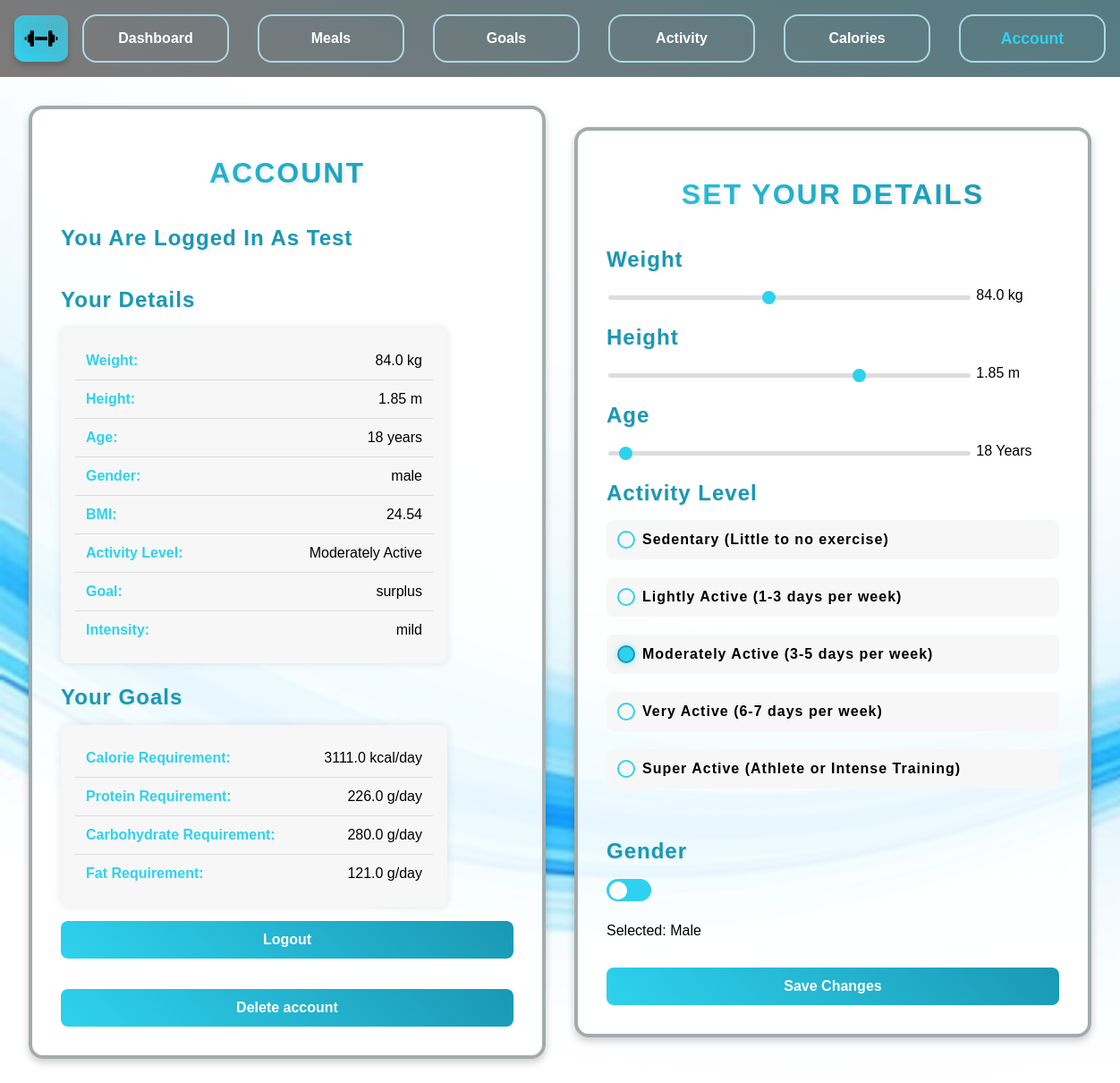
The app's page /account (signed in) with its own data.
### app.py (models this page shows, shortened)
class User(db.Model):
    id = db.Column(db.Integer, primary_key=True)
    username = db.Column(db.String(100))
    weight = db.Column(db.Float, default=90)
    height = db.Column(db.Float, default=1.75)
    age = db.Column(db.Integer, default=48)
    gender = db.Column(db.String(10), default='male')
    bmi = db.Column(db.Float)
    bmr = db.Column(db.Float)
    tdee = db.Column(db.Float)
    exercise_level = db.Column(db.String(20), default='sedentary')
    goal = db.Column(db.String(20), default='maintain')
    intensity = db.Column(db.String(20))
    caloriesRequired = db.Column(db.Float)
    proteinRatio = db.Column(db.Float)
    fatRatio = db.Column(db.Float)
    carbRatio = db.Column(db.Float)
    proteinRequired = db.Column(db.Float)
    fatRequired = db.Column(db.Float)
    carbRequired = db.Column(db.Float)
    caloriesRemaining = db.Column(db.Float)
    proteinRemaining = db.Column(db.Float)
    fatRemaining = db.Column(db.Float)
    carbRemaining = db.Column(db.Float)
    last_reset = db.Column(db.Date, default=lambda: datetime.now(timezone.utc).date())
    meals = db.relationship('UserMeals', backref='user', lazy=True, cascade="all, delete-orphan")

### app.py (the view, shortened to what this page needs)
@app.route('/account', methods=['POST', 'GET'])
def account():
    if 'username' not in session:
        return redirect(url_for('login'))
    username = session.get('username')
    found_user = User.query.filter_by(username=username).first()
    return render_template(
        'account.html', username=username, user_db=found_user)

### templates/account.html (shortened to what this page needs)
{% extends "base.html" %}
{% block content %}
<div class="content">
    <div class="section-box">
        <h1>Account</h1>
        <h3>You are logged in as {{username}}</h3>
        <h3>Your Details</h3>
        <ul class="user-list">
            <li><strong>Weight:</strong> {{ user_db.weight if user_db.weight else 90 }} kg</li>
            <li><strong>Height:</strong> {{ user_db.height if user_db.height else 1.75 }} m</li>
            <li><strong>Age:</strong> {{ user_db.age if user_db.age else 48 }} years</li>
            <li><strong>Gender:</strong> {{ user_db.gender if user_db.gender else 'male' }}</li>
            <li><strong>BMI:</strong> {{ user_db.bmi if user_db.bmi else 'Not Calculated' }}</li>
            <li><strong>Activity Level:</strong> {{ user_db.exercise_level.replace("_", " ").title() if user_db.exercise_level else 'Not Set' }}</li>
            <li><strong>Goal:</strong> {{ user_db.goal if user_db.goal else 'Not Set' }}</li>
            <li><strong>Intensity:</strong> {{ user_db.intensity if user_db.intensity else 'Not Set' }}</li>
        </ul>
        <h3>Your Goals</h3>
        <ul class="user-list">
            <li><strong>Calorie Requirement:</strong> {{ user_db.caloriesRequired if user_db.caloriesRequired else 'Not Set' }} kcal/day</li>
            <li><strong>Protein Requirement:</strong> {{ user_db.proteinRequired if user_db.proteinRequired else 'Not Set' }} g/day</li>
            <li><strong>Carbohydrate Requirement:</strong> {{ user_db.carbRequired if user_db.carbRequired else 'Not Set' }} g/day</li>
            <li><strong>Fat Requirement:</strong> {{ user_db.fatRequired if user_db.fatRequired else 'Not Set' }} g/day</li>
        </ul>
        <form method="POST" action='/account'>
            <button type="submit" name="action" value="logout">Logout</button>
        </form>
        <br>
        <form method="POST" action='/account'>
            <button type="submit" name="action" value="delete">Delete account</button>
        </form>
    </div>
    <div class='section-box'>
        <h1>Set Your Details</h1>
        <form method="POST" action="/account">
            <h3>Weight</h3><br>
            <input type="range" id="weightSlider" name="getWeight" min="40" max="140" step="1"
                value="{{ user_db.weight if user_db.weight else 70 }}"
                oninput="weightOutput.value = this.value">
            <output id="weightOutput">{{ user_db.weight if user_db.weight else 70 }}</output> kg
            <br>
            <h3>Height</h3><br>
            <input type="range" id="heightSlider" name="getHeight" min="1.50" max="2.00" step="0.01"
                value="{{ user_db.height if user_db.height else 1.75 }}"
                oninput="heightOutput.value = this.value">
            <output id="heightOutput">{{ user_db.height if user_db.height else 1.75 }}</output> m
            <br>
            <h3>Age</h3><br>
            <input type="range" id="ageSlider" name="getAge" min="16" max="80" step="1"
                value="{{ user_db.age if user_db.age else 25 }}"
                oninput="ageOutput.value = this.value">
            <output id="ageOutput">{{ user_db.age if user_db.age else 25 }}</output> Years
            <br>
            <h3>Activity Level</h3>
            <div class="activity-level">
                <label class="radio-button">
                    <span class="custom-radio"></span> Sedentary (Little to no exercise)
                </label>
                <label class="radio-button">
                    <span class="custom-radio"></span> Lightly Active (1-3 days per week)
                </label>
                <label class="radio-button">
                    <span class="custom-radio"></span> Moderately Active (3-5 days per week)
                </label>
                <label class="radio-button">
                    <span class="custom-radio"></span> Very Active (6-7 days per week)
                </label>
                <label class="radio-button">
                    <span class="custom-radio"></span> Super Active (Athlete or Intense Training)
                </label>
            </div>
            <h3>Gender</h3><br>
            <label class="switch">
                <span class="slider"></span>
            </label>
            <p>Selected: <span id="genderText">{% if gender == 'female' %}Female{% else %}Male{% endif %}</span></p>
            <button type="submit" name="action" value="updateDetails">Save Changes</button>
        </form>
    </div>
</div>
{% endblock %}

### static/style.css (style rules this page uses)
html, body { background-image: url("./images/background.jpg"); background-size: cover; background-attachment: fixed; height: 100%; margin: 0rem; display: flex; flex-direction: column; box-sizing: border-box; font-family: sans-serif; }
.section-box { display: flex; flex-direction: column; flex-grow: 1; border: 0.3rem solid rgb(163, 172, 172); padding: 2rem; margin: 1rem; border-radius: 1rem; background-color: rgba(255, 255, 255, 0.9); width: 40%; box-shadow: 0 0.25rem 0.5rem rgba(0, 0, 0, 0.2); transition: transform 0.3s ease-in-out; overflow: hidden; min-height: 16rem; }
.content { display: flex; flex-wrap: wrap; justify-content: space-between; align-items: center; padding: 1rem; }
h1 { font-size: 2rem; font-weight: bold; text-align: center; text-transform: uppercase; background: linear-gradient(45deg, #2ed2ee, #1a98b4); background-clip: text; -webkit-background-clip: text; color: transparent; letter-spacing: 2px; text-shadow: 2px 2px 4px rgba(0, 0, 0, 0.1); margin-bottom: 1rem; }
h3 { font-size: 1.5rem; font-weight: bold; color: #1a98b4; text-transform: capitalize; letter-spacing: 1px; margin-bottom: 0.75rem; padding-bottom: 0.3rem; display: inline-block; text-shadow: 1px 1px 3px rgba(0, 0, 0, 0.1); }
label { font-size: 1.2rem; font-weight: bold; margin-bottom: 0.5rem; display: block; letter-spacing: 1px; color: linear-gradient(45deg, #334043, #481ab4);; }
input[type="range"] { -webkit-appearance: none; appearance: none; width: 80%; height: 5px; background: #ddd; border-radius: 5px; outline: none; transition: background 0.3s ease-in-out; }
button, input[type="submit"] { width: 100%; padding: 0.75rem; margin-top: 1rem; border: none; border-radius: 0.5rem; background: linear-gradient(45deg, #2ed2ee, #1a98b4); color: white; font-size: 1rem; cursor: pointer; transition: all 0.3s ease-in-out; font-weight: bold; }
.activity-level, .fitness-goals { display: flex; flex-direction: column; gap: 0.75rem; margin-bottom: 1.5rem; }
.radio-button { display: flex; align-items: center; gap: 0.5rem; cursor: pointer; font-size: 1rem; font-weight: bold; padding: 0.75rem; border-radius: 0.5rem; background: #f7f7f7; transition: 0.3s ease-in-out; }
.custom-radio { width: 1rem; height: 1rem; border: 2px solid #2ed2ee; border-radius: 50%; display: flex; align-items: center; justify-content: center; transition: 0.3s ease-in-out; }
.radio-button input:checked + .custom-radio { background-color: #2ed2ee; border-color: #1a98b4; box-shadow: 0 0 8px rgba(46, 210, 238, 0.5); }
.switch { position: relative; display: inline-block; width: 3.125rem; height: 1.5625rem; }
.slider { position: absolute; cursor: pointer; top: 0; left: 0; right: 0; bottom: 0; background-color: #2ed2ee; border-radius: 1.5625rem; transition: 0.4s; }
.slider:before { position: absolute; content: ""; height: 1.25rem; width: 1.25rem; left: 0.1875rem; bottom: 0.15625rem; background-color: white; border-radius: 50%; transition: 0.4s; }
.user-list { list-style: none; padding: 1rem; margin: 0; background: #f7f7f7; border-radius: 0.5rem; box-shadow: 0 0 10px rgba(0, 0, 0, 0.1); max-width: 400px; }
.user-list li { padding: 0.75rem; font-size: 1rem; border-bottom: 1px solid #ddd; display: flex; justify-content: space-between; }
.user-list li:last-child { border-bottom: none; }
.user-list li strong { color: #2ed2ee; }

### records on screen
User: username "Test", weight "84.0", height "1.85", age "18", gender "male", bmi "24.54", exercise_level.replace "Moderately Active", goal "surplus", intensity "mild", caloriesRequired "3111.0", proteinRequired "226.0", carbRequired "280.0", fatRequired "121.0", getWeight "84", getHeight "1.85", getAge "18"
